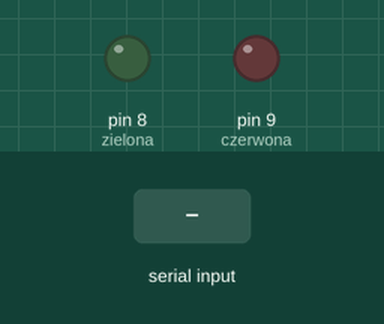
Simulated run of this sketch. Board: Arduino Uno, built with avr-gcc and run on an emulated ATmega328P. Shown: output pins drawn as LEDs (lit = HIGH). The inputs (shaded band) are chosen by the test bench.

Above: at 1.2 s.
1.3 s: "zielona\n" received over Serial
At 1.9 s:
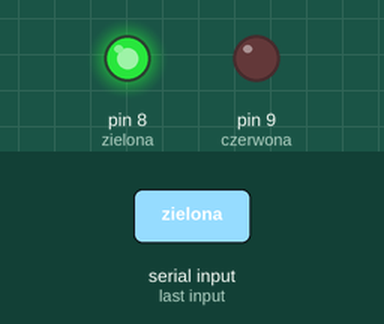
3.8 s: "czerwona\n" received over Serial
At 4.6 s:
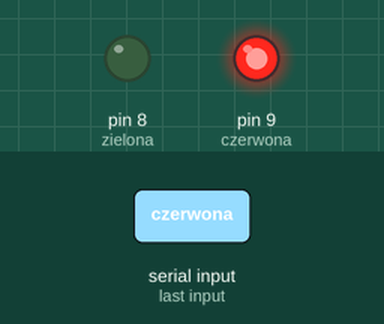
Timing chart, 0 to 6.8 s (numbered marks = the images above; inputs shaded):
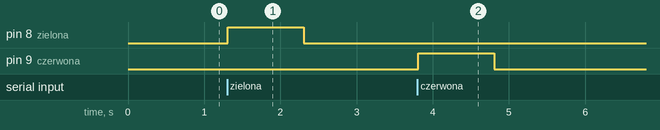

The sketch:

A1_3_8.ino
```cpp
#define zielona 8
#define czerwona 9

String odebraneDane = "";

void setup() {
  Serial.begin(9600);
  pinMode(zielona, OUTPUT);
  pinMode(czerwona, OUTPUT);

  digitalWrite(zielona, LOW);
  digitalWrite(czerwona, LOW);
}

void loop() {
  if(Serial.available() > 0) {
    odebraneDane = Serial.readStringUntil('\n');

    if(odebraneDane == "zielona") {
      digitalWrite(zielona, HIGH);
      delay(1000);
      digitalWrite(zielona, LOW);
    } else if(odebraneDane == "czerwona") {
      digitalWrite(czerwona, HIGH);
      delay(1000);
      digitalWrite(czerwona, LOW);
    } else {
      Serial.println("Bledny kolor");
    }
  }
}
```

Measured:
- after the input at 1.3 s, pin 8 (zielona): LOW → HIGH at once, → LOW 1.0 s later
- after the input at 3.8 s, pin 9 (czerwona): LOW → HIGH at once, → LOW 1.0 s later
